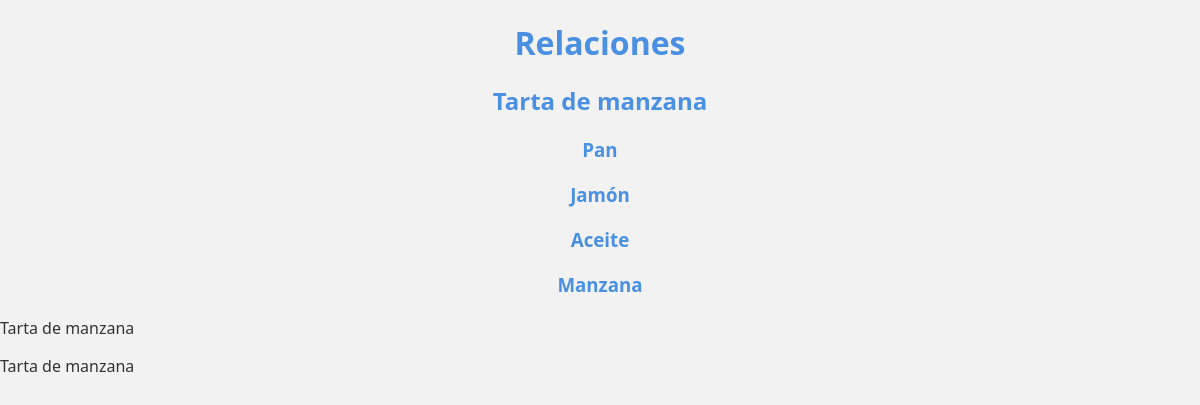
The page /relaciones on the database as committed earlier.
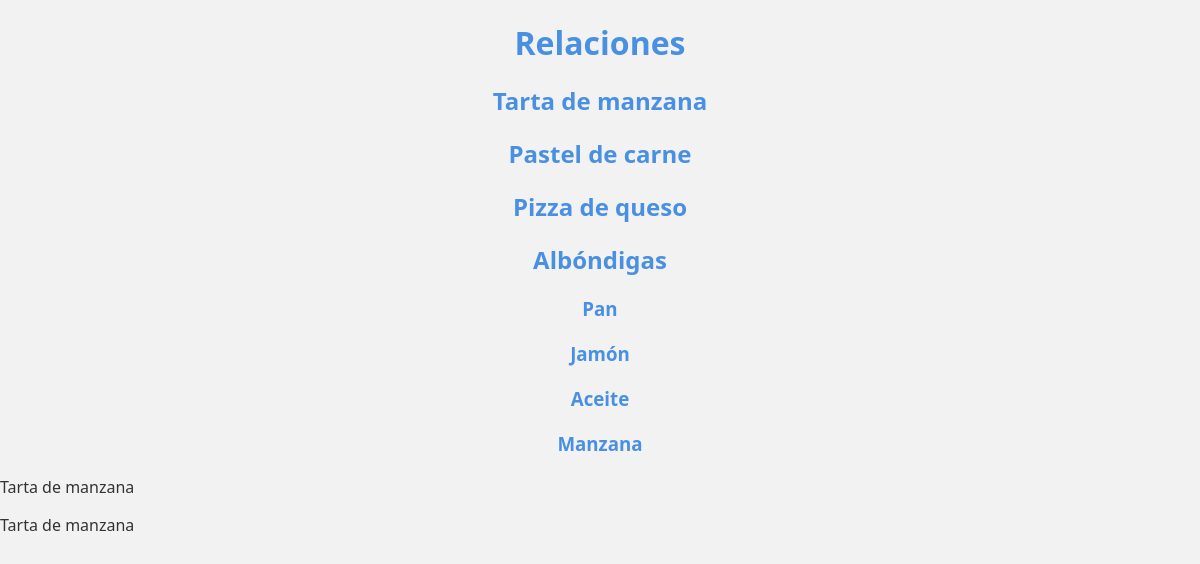
The same page on the database as committed later.
### app/models.py (models this page shows, shortened)
class Receta(models.Model):
    nombre = models.CharField(max_length=100)
    descripcion = models.TextField()
    ingredientes = models.ManyToManyField(Ingrediente, related_name='recetas', through='IngredienteReceta')

class Ingrediente(models.Model):
    nombre = models.CharField(max_length=40)
    categoria = models.ForeignKey(CategoriaIngrediente, on_delete=models.CASCADE)
    refrigerado = models.BooleanField()

### app/views.py (the view)
# urls.py: path('relaciones', views.relaciones, name='relaciones'),
def relaciones(request):
    recetas = Receta.objects.all()
    ingredientes = Ingrediente.objects.all()
    return render(request, 'app/relaciones.html', {'recetas':recetas, 'ingredientes':ingredientes})

### app/templates/app/relaciones.html (shortened to what this page needs)
{% extends 'app/base.html' %}
{% block titulo %} Relaciones {% endblock %}
{% block contenido %}
    {% for receta in recetas %}
        <h2>{{receta.nombre}}</h2>
    {%endfor%}
    {% for ingrediente in ingredientes %}
        <h3>{{ingrediente.nombre}} </h3>
        {% for receta in ingrediente.recetas.all %}
            <p>{{receta.nombre}}</p>
        {%endfor%}
    {%endfor%}
{% endblock %}

### app/templates/app/base.html (shortened to what this page needs)
{% load static %}
<!DOCTYPE html>
<html lang="en">
<head>
    <link rel="stylesheet" href="{% static 'css/estilos.css' %}">
</head>
<body>
    <h1>{% block titulo %} {% endblock %}</h1>
    {% block contenido %}
    {% endblock %}
</body>
</html>

### app/static/css/estilos.css (style rules this page uses)
body { font-family: 'Segoe UI', Tahoma, Geneva, Verdana, sans-serif; margin: 0; padding: 0; background-color: #F2F2F2; color: #333; }
h1, h2, h3 { color: #4A90E2; text-align: center; margin-bottom: 20px; }

Rows that differ between the two databases and show on the page:
added Receta: nombre "Pastel de carne", shown under "Relaciones"
added Receta: nombre "Pizza de queso", shown under "Relaciones"
added Receta: nombre "Albóndigas", shown under "Relaciones"
